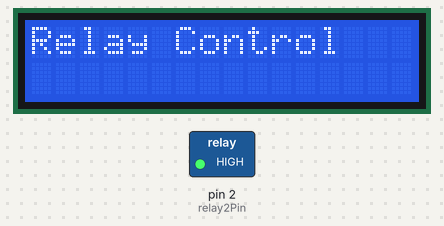
This sketch was run on a simulated Arduino Uno, built with avr-gcc and run on an emulated ATmega328P. Shown: 16×2 character LCD, switched loads named in the sketch (green lamp = pin HIGH). Pins used as bus, display or sensor lines are not drawn.

Above: at 0.1 s.
At 2.2 s:
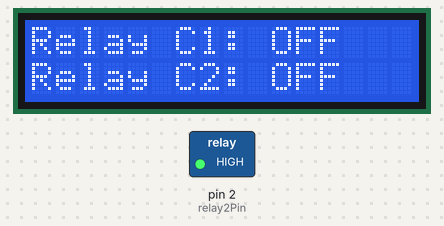
At 5.1 s:
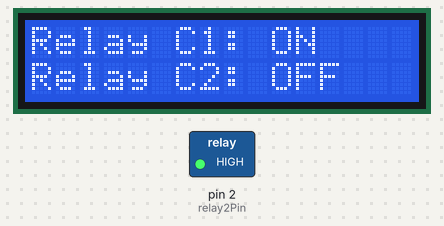
At 10.1 s:
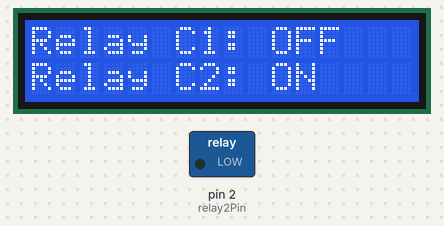
Timing chart, 0 to 36.5 s (numbered marks = the images above):
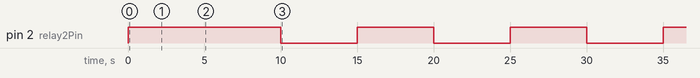

The sketch:

relay_module.ino
```cpp
// This Code is Designed by Prince Kushwaha from COSM Electronics

#include <Wire.h>
#include <LiquidCrystal_I2C.h>

// Define I2C LCD address (usually 0x27 or 0x3F)
LiquidCrystal_I2C lcd(0x27, 16, 2);

// Relay control pins
const int relay1Pin = 0; // GPIO0 (D3)
const int relay2Pin = 2; // GPIO2 (D4)

// Relay states
bool relay1State = false; // OFF
bool relay2State = false; // OFF

// Timer variables
unsigned long previousMillis = 0;
const unsigned long interval = 5000; // 5 seconds

void setup() {
  // Initialize serial communication
  Serial.begin(115200);

  // Set relay pins as outputs
  pinMode(relay1Pin, OUTPUT);
  pinMode(relay2Pin, OUTPUT);

  // Default relay states
  digitalWrite(relay1Pin, HIGH); // Relays are active LOW
  digitalWrite(relay2Pin, HIGH);

  // Initialize the LCD
  lcd.init();
  lcd.backlight();

  // Welcome message
  lcd.setCursor(0, 0);
  lcd.print("Relay Control");
  delay(2000);
  lcd.clear();

  // Update initial relay status on LCD
  updateLCD();
}

void loop() {
  // Get the current time
  unsigned long currentMillis = millis();

  // Check if 5 seconds have elapsed
  if (currentMillis - previousMillis >= interval) {
    previousMillis = currentMillis; // Update the timer

    // Toggle relays alternately
    if (relay1State) {
      relay1State = false;
      relay2State = true;
    } else {
      relay1State = true;
      relay2State = false;
    }

    // Update relay outputs
    digitalWrite(relay1Pin, relay1State ? LOW : HIGH);
    digitalWrite(relay2Pin, relay2State ? LOW : HIGH);

    // Update the LCD with the new states
    updateLCD();
  }
}

// Function to update the LCD with relay status
void updateLCD() {
  lcd.clear();
  lcd.setCursor(0, 0);
  lcd.print("Relay C1: ");
  lcd.print(relay1State ? "ON" : "OFF");

  lcd.setCursor(0, 1);
  lcd.print("Relay C2: ");
  lcd.print(relay2State ? "ON" : "OFF");
}
```

Measured:
- by itself, pin 2 (relay2Pin): alternates HIGH for 5.0 s and LOW for 5.0 s
- what the display in image 1 shows lasts 2.9 s, from 2.1 s to 5.0 s
- what the display in image 2 shows lasts 5.0 s, from 5.0 s to 10.0 s
